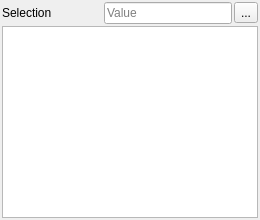
<?xml version="1.0" encoding="UTF-8"?>
<ui version="4.0">
 <class>TableWidget</class>
 <widget class="QWidget" name="TableWidget">
  <layout class="QVBoxLayout" name="verticalLayout">
   <property name="spacing">
    <number>2</number>
   </property>
   <property name="leftMargin">
    <number>2</number>
   </property>
   <property name="topMargin">
    <number>2</number>
   </property>
   <property name="rightMargin">
    <number>2</number>
   </property>
   <property name="bottomMargin">
    <number>2</number>
   </property>
   <item>
    <layout class="QHBoxLayout" name="topBar">
     <item>
      <widget class="QLabel" name="cellInfoLabel">
       <property name="minimumSize">
        <size>
         <width>100</width>
         <height>0</height>
        </size>
       </property>
       <property name="text">
        <string>Selection</string>
       </property>
      </widget>
     </item>
     <item>
      <widget class="QLineEdit" name="valueEdit">
       <property name="placeholderText">
        <string>Value</string>
       </property>
      </widget>
     </item>
     <item>
      <widget class="QToolButton" name="gearButton">
       <property name="text">
        <string>...</string>
       </property>
      </widget>
     </item>
    </layout>
   </item>
   <item>
    <widget class="QTableView" name="tableView">
     <property name="alternatingRowColors">
      <bool>true</bool>
     </property>
     <property name="selectionMode">
      <enum>QAbstractItemView::ExtendedSelection</enum>
     </property>
     <property name="selectionBehavior">
      <enum>QAbstractItemView::SelectItems</enum>
     </property>
     <attribute name="verticalHeaderVisible">
      <bool>false</bool>
     </attribute>
    </widget>
   </item>
  </layout>
 </widget>
 <resources/>
 <connections/>
</ui>
